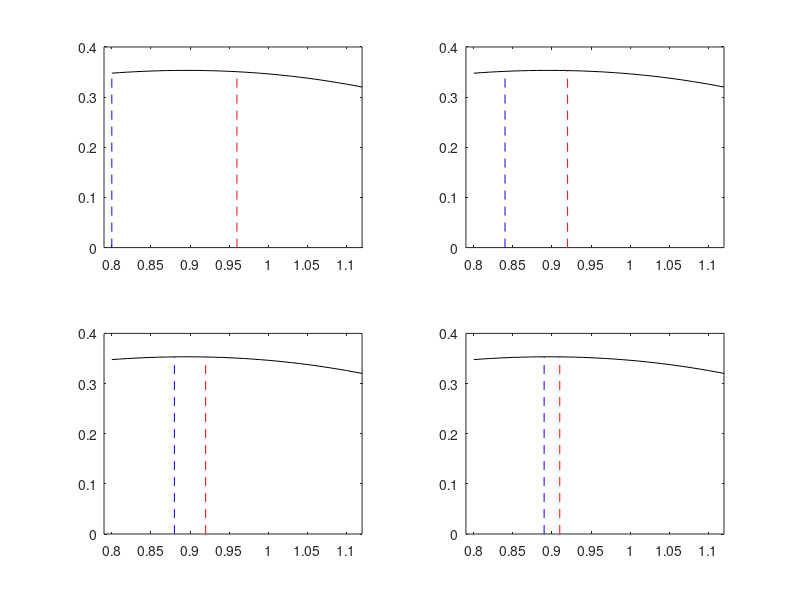

Write MATLAB code to recreate this figure.
% 例程 2.4  区间对分法
%  函数： y = (1.6*sin(x)) - x
%  由区间搜索法确定的初始区间
L = 0.16;
xh = 1.12;
xl = xh - (2*L);
%  在定位区间内绘制函数曲线（用于可视化）
x = xl: 0.01: xh;
y = (1.6*sin(x)) - x;
for n = 1:4  %  限定搜索迭代次数为4步
b = (xh - L);  %  计算当前区间中点
yb = (1.6*sin(b)) - b;
a = b - (L/2);  %  计算左内点（中点左侧1/2步长处）
ya = (1.6*sin(a)) - a;
c = b + (L/2);  %  计算右内点（中点右侧1/2步长处）
yc = (1.6*sin(c)) - c;
if ya > yb ,
xh = b;  %  若左内点函数值更大，舍弃第3、4子区间，更新上界
elseif yc > yb
xl = b;  %  若右内点函数值更大，舍弃第1、2子区间，更新下界
else
xl = a; xh = c;  %  否则保留第2、3子区间，同时更新上下界
end;
L = L/2;
yl = (1.6 * sin(xl)) - xl;
yh = (1.6 * sin(xh)) - xh;
%  结果可视化展示
figure(1)
subplot(2, 2, n)
plot(x, y, 'k');
axis([0.79, 1.12, 0, 0.4]);
hold on;
plot([xl, xl], [0, yl], 'b--');
plot([xh, xh], [0, yh], 'r--');
end;
